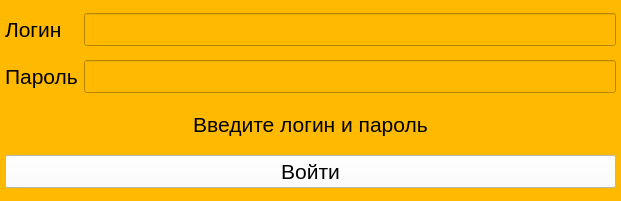
<?xml version="1.0" encoding="UTF-8"?>
<ui version="4.0">
 <class>Form</class>
 <widget class="QWidget" name="Form">
  <property name="geometry">
   <rect>
    <x>0</x>
    <y>0</y>
    <width>621</width>
    <height>201</height>
   </rect>
  </property>
  <property name="minimumSize">
   <size>
    <width>621</width>
    <height>201</height>
   </size>
  </property>
  <property name="maximumSize">
   <size>
    <width>621</width>
    <height>201</height>
   </size>
  </property>
  <property name="font">
   <font>
    <pointsize>16</pointsize>
   </font>
  </property>
  <property name="windowTitle">
   <string>Вход</string>
  </property>
  <property name="styleSheet">
   <string notr="true">background: rgb(255, 186, 0);</string>
  </property>
  <widget class="QWidget" name="gridLayoutWidget">
   <property name="geometry">
    <rect>
     <x>0</x>
     <y>0</y>
     <width>621</width>
     <height>201</height>
    </rect>
   </property>
   <layout class="QGridLayout" name="gridLayout">
    <property name="leftMargin">
     <number>5</number>
    </property>
    <property name="topMargin">
     <number>5</number>
    </property>
    <property name="rightMargin">
     <number>5</number>
    </property>
    <property name="bottomMargin">
     <number>5</number>
    </property>
    <item row="1" column="0">
     <widget class="QLabel" name="label_2">
      <property name="font">
       <font>
        <pointsize>16</pointsize>
       </font>
      </property>
      <property name="text">
       <string>Пароль</string>
      </property>
     </widget>
    </item>
    <item row="1" column="1">
     <widget class="QLineEdit" name="line_password">
      <property name="font">
       <font>
        <pointsize>16</pointsize>
       </font>
      </property>
     </widget>
    </item>
    <item row="0" column="0">
     <widget class="QLabel" name="label">
      <property name="font">
       <font>
        <pointsize>16</pointsize>
       </font>
      </property>
      <property name="text">
       <string>Логин</string>
      </property>
     </widget>
    </item>
    <item row="0" column="1">
     <widget class="QLineEdit" name="line_login">
      <property name="font">
       <font>
        <pointsize>16</pointsize>
       </font>
      </property>
     </widget>
    </item>
    <item row="3" column="0" colspan="2">
     <widget class="QPushButton" name="button_sign_in">
      <property name="font">
       <font>
        <pointsize>16</pointsize>
       </font>
      </property>
      <property name="styleSheet">
       <string notr="true">background: rgb(255, 255, 255)</string>
      </property>
      <property name="text">
       <string>Войти</string>
      </property>
     </widget>
    </item>
    <item row="2" column="0" colspan="2">
     <widget class="QLabel" name="label_info">
      <property name="maximumSize">
       <size>
        <width>16777215</width>
        <height>34</height>
       </size>
      </property>
      <property name="font">
       <font>
        <pointsize>16</pointsize>
       </font>
      </property>
      <property name="text">
       <string>Введите логин и пароль</string>
      </property>
      <property name="alignment">
       <set>Qt::AlignCenter</set>
      </property>
     </widget>
    </item>
   </layout>
  </widget>
 </widget>
 <resources/>
 <connections/>
</ui>
